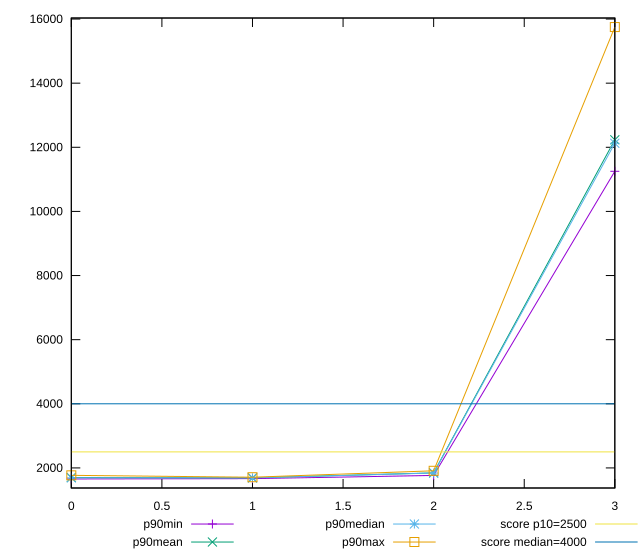

The script that saved this image:
reset

$p90Min <<EOF
0 1655.6609999999998
1 1665.6399000000001
2 1766.4515999999999
3 11251.431
EOF

$p90Mean <<EOF
0 1699.544962765957
1 1690.3804595744682
2 1845.619917204301
3 12233.285117021278
EOF

$p90Median <<EOF
0 1691.625
1 1691.6541000000002
2 1840.9733999999999
3 12125.39975
EOF

$p90Max <<EOF
0 1768.856
1 1710.1023
2 1910.5154000000002
3 15749.8895
EOF

set key outside below
set xrange [0:3]
set yrange [1373.77643:16031.77407]
set trange [1373.77643:16031.77407]
set terminal svg size 640, 560 enhanced background rgb 'white'
set output "reports/report_00030_2021-02-24T20-42-31.540Z/largest-contentful-paint/progression/value.svg"

plot $p90Min title "p90min" with linespoints, \
     $p90Mean title "p90mean" with linespoints, \
     $p90Median title "p90median" with linespoints, \
     $p90Max title "p90max" with linespoints, \
     2500 title "score p10=2500", \
     4000 title "score median=4000"

reset
